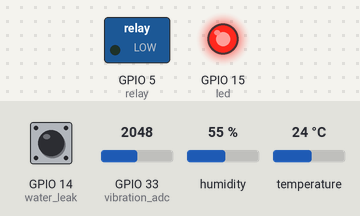
A program run on a simulated ESP32 board running MicroPython. Shown: switched loads named in the program (green lamp = pin HIGH), output pins drawn as LEDs (lit = HIGH). Wiring (from the project's diagram.json): DHT22 sensor on GPIO 4, relay on GPIO 5, blue button on GPIO 14, red LED on GPIO 15, potentiometer on GPIO 34. The test bench sets the inputs (shaded band); at power-on: temperature 24 °C, GPIO 33 (vibration_adc) = 2048, GPIO 14 (water_leak) HIGH, humidity 55 % (analog values on the 0–4095 scale). The clock reads 2024-03-15 10:24:30 at power-on unless the program sets it; what the program prints to the serial console is not drawn.

Above: at 1.2 s.
1.3 s: temperature set to 25.7 °C
3.2 s: temperature set to 27.2 °C
At 4.5 s:
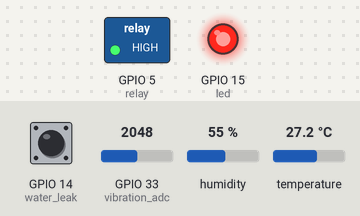
5.6 s: GPIO 33 (vibration_adc) set to 769
7.3 s: GPIO 33 (vibration_adc) set to 630
At 8.7 s:
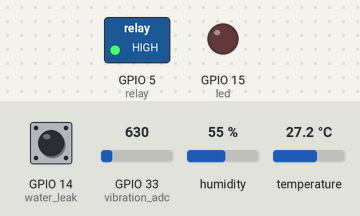
9.7 s: GPIO 14 (water_leak) pulled LOW for 1.25 s
At 10.8 s:
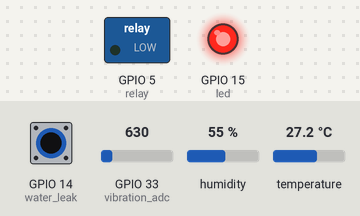
12.4 s: GPIO 14 (water_leak) pulled LOW for 3.2 s
At 16.9 s:
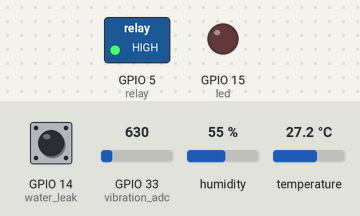
Timing chart, 0 to 18.4 s (numbered marks = the images above; inputs shaded):
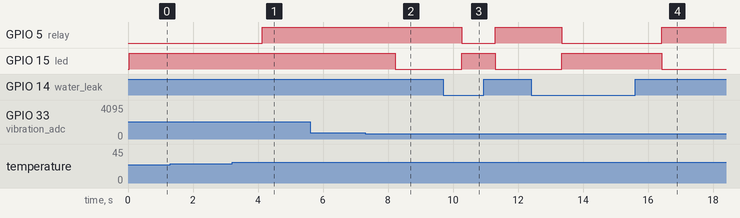

The program:

main.py
```python
"""
ESP32 Adaptive Edge AI Controller for Wokwi Simulation
Ultra-lightweight MicroPython implementation with embedded AI
"""

import time
import math
import gc
from machine import Pin, ADC
import dht

# Embedded AI Model (ultra-lightweight for ESP32)
class EmbeddedAI:
    def __init__(self):
        # Feature normalization constants
        self.feature_means = [25.448, 62.336, 600.06, 0.5, 0.52, 0.5]
        self.feature_stds = [2.5292087, 10.758769, 116.43014, 0.5, 0.49959984, 0.5]

        # Ultra-compressed model weights (quantized INT8 scaled)
        self.model = {
            'l0_w': [
                [102, 43, 50, -100, -17, -8], [-100, 6, -119, -45, -1, -51],
                [-51, 77, 67, -79, -58, -3], [39, 36, 12, -38, 67, 32],
                [84, 9, -40, -12, -112, 7], [96, 42, 30, 30, -57, -101],
                [29, 109, 53, -115, -25, 44], [-103, 10, -63, -1, 61, -48],
                [23, -10, 126, 127, 51, 20], [-92, -63, -63, -21, 101, -70],
                [19, 81, -29, 109, 113, -31], [-23, -69, -36, -106, -102, 29],
                [-24, 23, -77, 41, -79, -63], [-25, 22, 20, -35, -52, -34],
                [67, -24, 78, 61, 118, 90], [-21, -98, 58, 12, 90, -90]
            ],
            'l0_s': 0.004024933,
            'l0_b': [-0.277, 0.193, -0.319, -0.323, 0.361, 0.249, -0.306, 0.237, -0.009, 0.234, 0.090, 0.291, 0.071, 0.425, -0.135, -0.086],

            'l1_w': [
                [64, -9, 6, 3, 87, -4, 10, -24, -36, -52, -65, 5, -39, 50, -29, 44],
                [33, 12, 17, -12, 71, 51, 39, -20, -53, -28, -4, 67, -28, 36, 60, 56],
                [-60, 44, 47, 49, -64, 27, -86, 62, 25, 70, -33, -10, -65, -39, 79, 1],
                [-43, 7, 18, 35, -46, 78, -43, 92, 111, 10, 78, 27, 28, -27, 62, 8],
                [65, -58, -18, 23, 38, -1, -3, 33, -32, 32, 17, 77, 12, -4, 33, -56],
                [-6, 32, -66, 51, 1, 17, -5, -20, 37, 91, 39, -29, -53, -45, 12, 12],
                [111, -3, -23, 58, -10, 63, -2, 19, -78, -31, -36, 77, -19, 22, 22, 17],
                [-5, -32, -21, -2, 71, 50, 97, -7, 10, -43, -35, 40, 26, 52, 17, -16]
            ],
            'l1_s': 0.002643115,
            'l1_b': [0.072, -0.104, 0.173, -0.026, -0.025, 0.204, -0.013, -0.050],

            'l2_w': [[120, 56, -43, -112, 21, -127, 51, 66]],
            'l2_s': 0.002400716,
            'l2_b': [0.137]
        }

    def relu(self, x):
        return max(0, x)

    def sigmoid(self, x):
        if x > 10: return 1.0
        if x < -10: return 0.0
        return 1.0 / (1.0 + math.exp(-x))

    def predict(self, features):
        """Ultra-fast AI inference for ESP32"""
        # Normalize features
        normalized = [(f - m) / s for f, m, s in zip(features, self.feature_means, self.feature_stds)]

        # Layer 0: 6 -> 16
        h1 = []
        for i in range(16):
            val = self.model['l0_b'][i]
            for j in range(6):
                val += normalized[j] * self.model['l0_w'][i][j] * self.model['l0_s']
            h1.append(self.relu(val))

        # Layer 1: 16 -> 8
        h2 = []
        for i in range(8):
            val = self.model['l1_b'][i]
            for j in range(16):
                val += h1[j] * self.model['l1_w'][i][j] * self.model['l1_s']
            h2.append(self.relu(val))

        # Layer 2: 8 -> 1
        val = self.model['l2_b'][0]
        for j in range(8):
            val += h2[j] * self.model['l2_w'][0][j] * self.model['l2_s']

        confidence = self.sigmoid(val)
        decision = confidence > 0.5
        return decision, confidence

# Adaptive Threshold Engine (simplified for ESP32)
class AdaptiveThresholds:
    def __init__(self):
        self.temp_warning = 28.0
        self.vibration_warning = 700
        self.cooling_aggressiveness = 0.5
        self.confidence_threshold = 0.7
        self.power_efficiency = False

        # Seasonal adjustments
        self.season_offsets = {
            'winter': {'temp': -2.0, 'cooling': -0.2, 'power': True},
            'spring': {'temp': -1.0, 'cooling': -0.1, 'power': False},
            'summer': {'temp': 2.0, 'cooling': 0.3, 'power': False},
            'fall': {'temp': -1.0, 'cooling': -0.1, 'power': True}
        }

    def get_season(self):
        """Simple season detection based on time of year"""
        month = time.localtime()[1]  # Month (1-12)
        if month in [12, 1, 2]: return 'winter'
        elif month in [3, 4, 5]: return 'spring'
        elif month in [6, 7, 8]: return 'summer'
        else: return 'fall'

    def get_time_period(self):
        """Get time of day period"""
        hour = time.localtime()[3]  # Hour (0-23)
        if 6 <= hour < 12: return 'morning'
        elif 12 <= hour < 18: return 'afternoon'
        elif 18 <= hour < 22: return 'evening'
        else: return 'night'

    def adapt(self, sensor_data, performance_score=0.8):
        """Adapt thresholds based on context and performance"""
        season = self.get_season()
        time_period = self.get_time_period()

        # Apply seasonal adjustments
        if season in self.season_offsets:
            offset = self.season_offsets[season]
            self.temp_warning = 28.0 + offset['temp']
            self.cooling_aggressiveness = max(0.1, min(0.9, 0.5 + offset['cooling']))
            self.power_efficiency = offset['power']

        # Time-based adjustments
        if time_period == 'night':
            self.temp_warning += 1.0  # More tolerant at night
            self.power_efficiency = True
        elif time_period == 'afternoon':
            self.temp_warning -= 0.5  # More aggressive in afternoon heat

        # Performance-based adaptation
        if performance_score < 0.6:
            self.temp_warning -= 0.5  # Be more aggressive if performance is poor
            self.cooling_aggressiveness += 0.1

        # Clamp values
        self.temp_warning = max(20.0, min(35.0, self.temp_warning))
        self.cooling_aggressiveness = max(0.1, min(0.9, self.cooling_aggressiveness))

    def get_thresholds(self):
        return {
            'temp_warning': self.temp_warning,
            'vibration_warning': self.vibration_warning,
            'cooling_aggressiveness': self.cooling_aggressiveness,
            'confidence_threshold': self.confidence_threshold,
            'power_efficiency': self.power_efficiency
        }

# Hardware Configuration
class HardwareConfig:
    # GPIO Pins for Wokwi ESP32 (matching config.json and diagram.json)
    DHT_PIN = 4          # DHT22 temperature/humidity sensor
    RELAY_PIN = 5        # Relay module control
    LED_PIN = 15         # Status LED (red)
    VIBRATION_PIN = 33   # Potentiometer simulating vibration sensor (A6)
    WATER_LEAK_PIN = 14  # Push button simulating water leak sensor

    def __init__(self):
        # Initialize hardware
        self.dht_sensor = dht.DHT22(Pin(self.DHT_PIN))
        self.relay = Pin(self.RELAY_PIN, Pin.OUT)
        self.led = Pin(self.LED_PIN, Pin.OUT)

        # Vibration sensor (potentiometer on ADC pin 32)
        self.vibration_adc = ADC(Pin(self.VIBRATION_PIN))
        self.vibration_adc.atten(ADC.ATTN_11DB)
        self.vibration_adc.width(ADC.WIDTH_12BIT)

        # Water leak sensor (button - pressed = leak detected)
        self.water_leak = Pin(self.WATER_LEAK_PIN, Pin.IN, Pin.PULL_UP)

        # Initial state
        self.relay.off()
        self.led.off()

        print("🚀 ESP32 Hardware initialized")
        print(f"   DHT22 on pin {self.DHT_PIN}")
        print(f"   Relay on pin {self.RELAY_PIN}")
        print(f"   LED on pin {self.LED_PIN}")
        print(f"   Vibration ADC on pin {self.VIBRATION_PIN}")
        print(f"   Water leak button on pin {self.WATER_LEAK_PIN}")

# Main Controller Class
class ESP32AdaptiveController:
    def __init__(self):
        self.hardware = HardwareConfig()
        self.ai_model = EmbeddedAI()
        self.adaptive_thresholds = AdaptiveThresholds()

        # System state
        self.relay_state = False
        self.led_state = False
        self.cycle_count = 0
        self.relay_changes = 0
        self.last_adaptation = 0
        self.safety_overrides = 0

        # Performance tracking
        self.total_cycle_time = 0
        self.performance_scores = []

        print("🧠 ESP32 Adaptive AI Controller ready")
        print(f"   AI Model: Embedded (Ultra-lightweight)")
        print(f"   Memory: {gc.mem_free()} bytes free")

    def read_sensors(self):
        """Read all sensors with error handling"""
        try:
            # Temperature and humidity (DHT22)
            self.hardware.dht_sensor.measure()
            temp = self.hardware.dht_sensor.temperature()
            humidity = self.hardware.dht_sensor.humidity()

            # Vibration (ADC)
            vibration = self.hardware.vibration_adc.read()

            # Water leak (digital)
            water_leak = self.hardware.water_leak.value() == 0

            # Additional features
            off_peak = (time.localtime()[3] >= 22 or time.localtime()[3] <= 6)
            alert_active = self.led_state

            return {
                'temperature': temp,
                'humidity': humidity,
                'vibration': vibration,
                'water_leak': water_leak,
                'off_peak': off_peak,
                'alert_active': alert_active
            }

        except Exception as e:
            print(f"Sensor error: {e}")
            return None

    def safety_check(self, sensor_data):
        """Critical safety checks"""
        # Water leak emergency
        if sensor_data['water_leak']:
            print("🚨 SAFETY: Water leak detected!")
            self.safety_overrides += 1
            return False, True  # relay_off, led_on

        # Extreme temperature
        if sensor_data['temperature'] > 40.0:
            print(f"🚨 SAFETY: Extreme temperature {sensor_data['temperature']}°C")
            self.safety_overrides += 1
            return False, True

        # Extreme vibration
        if sensor_data['vibration'] > 3000:
            print(f"🚨 SAFETY: Extreme vibration {sensor_data['vibration']}")
            self.safety_overrides += 1
            return False, True

        return None, None  # No safety override

    def make_decision(self, sensor_data, thresholds):
        """Make AI decision with adaptive thresholds"""
        try:
            # Prepare features for AI
            features = [
                sensor_data['temperature'],
                sensor_data['humidity'],
                sensor_data['vibration'],
                float(sensor_data['water_leak']),
                float(sensor_data['off_peak']),
                float(sensor_data['alert_active'])
            ]

            # AI inference
            ai_decision, confidence = self.ai_model.predict(features)

            # Apply adaptive confidence threshold
            final_decision = ai_decision and (confidence > thresholds['confidence_threshold'])

            # Temperature override for hot conditions
            if sensor_data['temperature'] > thresholds['temp_warning']:
                final_decision = True
                confidence = max(confidence, 0.8)

            # LED decision (alert when low confidence or problems)
            led_decision = (
                confidence < thresholds['confidence_threshold'] or
                sensor_data['vibration'] > thresholds['vibration_warning'] or
                self.relay_changes > 5
            )

            return final_decision, led_decision, confidence, "AI"

        except Exception as e:
            print(f"AI error: {e}")
            # Fallback to simple rules
            relay_on = sensor_data['temperature'] > thresholds['temp_warning']
            led_on = sensor_data['vibration'] > thresholds['vibration_warning']
            return relay_on, led_on, 0.6, "RULES"

    def update_actuators(self, relay_state, led_state):
        """Update hardware outputs"""
        # Track state changes
        if relay_state != self.relay_state:
            self.relay_changes += 1
            print(f"🔌 Relay: {'ON' if relay_state else 'OFF'}")

        if led_state != self.led_state:
            print(f"💡 LED: {'ON' if led_state else 'OFF'}")

        # Update hardware
        if relay_state:
            self.hardware.relay.on()
        else:
            self.hardware.relay.off()

        if led_state:
            self.hardware.led.on()
        else:
            self.hardware.led.off()

        # Update state
        self.relay_state = relay_state
        self.led_state = led_state

    def calculate_performance(self, sensor_data, thresholds):
        """Calculate simple performance score"""
        comfort_score = 1.0

        # Temperature comfort
        target_temp = thresholds['temp_warning'] - 2.0
        temp_diff = abs(sensor_data['temperature'] - target_temp)
        comfort_score *= max(0.0, 1.0 - temp_diff / 10.0)

        # Vibration comfort
        if sensor_data['vibration'] > thresholds['vibration_warning']:
            comfort_score *= 0.7

        # Water leak penalty
        if sensor_data['water_leak']:
            comfort_score *= 0.3

        return max(0.0, min(1.0, comfort_score))

    def process_cycle(self):
        """Process one control cycle"""
        cycle_start = time.ticks_ms()
        self.cycle_count += 1

        try:
            # Read sensors
            sensor_data = self.read_sensors()
            if not sensor_data:
                return True  # Continue despite sensor error

            # Get current thresholds
            thresholds = self.adaptive_thresholds.get_thresholds()

            # Adapt thresholds periodically
            current_time = time.time()
            if current_time - self.last_adaptation > 60:  # Every minute
                performance = self.calculate_performance(sensor_data, thresholds)
                self.adaptive_thresholds.adapt(sensor_data, performance)
                self.last_adaptation = current_time
                print(f"🔄 Adapted (T:{thresholds['temp_warning']:.1f}°C, C:{thresholds['cooling_aggressiveness']:.2f})")

            # Safety checks first
            safety_relay, safety_led = self.safety_check(sensor_data)

            if safety_relay is not None:
                # Safety override
                relay_decision = safety_relay
                led_decision = safety_led
                confidence = 1.0
                decision_source = "SAFETY"
            else:
                # Normal AI decision
                relay_decision, led_decision, confidence, decision_source = self.make_decision(sensor_data, thresholds)

            # Update actuators
            self.update_actuators(relay_decision, led_decision)

            # Performance tracking
            cycle_time = time.ticks_diff(time.ticks_ms(), cycle_start)
            self.total_cycle_time += cycle_time

            # Periodic status
            if self.cycle_count % 30 == 0:
                avg_cycle = self.total_cycle_time / self.cycle_count
                print(f"📊 Cycle {self.cycle_count}: {sensor_data['temperature']:.1f}°C, {sensor_data['vibration']}, {decision_source}, {avg_cycle:.1f}ms")
                print(f"   Memory: {gc.mem_free()} bytes, Changes: {self.relay_changes}, Safety: {self.safety_overrides}")

                # Collect garbage to free memory
                gc.collect()

            return True

        except Exception as e:
            print(f"Cycle error: {e}")
            return True  # Continue despite error

    def run(self, duration_seconds=None):
        """Main control loop"""
        print("🚀 Starting ESP32 Adaptive AI Control")
        print(f"   Duration: {duration_seconds if duration_seconds else 'Infinite'} seconds")

        start_time = time.time()

        try:
            while True:
                # Check duration
                if duration_seconds and (time.time() - start_time) >= duration_seconds:
                    break

                # Process one cycle
                if not self.process_cycle():
                    break

                # Sleep between cycles
                time.sleep(1)

        except KeyboardInterrupt:
            print("🛑 Stopped by user")
        except Exception as e:
            print(f"Runtime error: {e}")
        finally:
            # Cleanup
            self.hardware.relay.off()
            self.hardware.led.off()

            # Final stats
            if self.cycle_count > 0:
                avg_cycle = self.total_cycle_time / self.cycle_count
                uptime = time.time() - start_time
                print(f"\n📈 Final Statistics:")
                print(f"   Cycles: {self.cycle_count}")
                print(f"   Avg cycle: {avg_cycle:.1f}ms")
                print(f"   Uptime: {uptime:.1f}s")
                print(f"   Relay changes: {self.relay_changes}")
                print(f"   Safety overrides: {self.safety_overrides}")
                print(f"   Memory: {gc.mem_free()} bytes")

            print("🔒 ESP32 Controller shutdown")

# Main execution
if __name__ == "__main__":
    print("🌟 ESP32 Adaptive Edge AI IoT System")
    print("   Ultra-lightweight MicroPython implementation")
    print("   Integrated AI model running directly on chip")

    # Initialize controller
    controller = ESP32AdaptiveController()

    # Run for demo (adjust as needed)
    controller.run(duration_seconds=300)  # 5 minutes demo
```

Measured:
- the behaviour switches between 26.5 and 26.6 °C on temperature (found by bisection; images 0 and 1)
- the behaviour switches between 701 and 700 on GPIO 33 (vibration_adc) (found by bisection; images 1 and 2)
- after the input at 1.3 s, every drawn part: stays the same
- after the input at 3.2 s, GPIO 5 (relay): LOW → HIGH after 0.93 s
- after the input at 5.6 s, every drawn part: stays the same
- after the input at 7.3 s, GPIO 15 (led): HIGH → LOW after 0.93 s
- after the input at 9.7 s, GPIO 5 (relay): HIGH → LOW after 0.57 s, → HIGH 1.0 s later; GPIO 15 (led): LOW → HIGH after 0.57 s, → LOW 1.0 s later
- after the input at 12.4 s, GPIO 5 (relay): HIGH → LOW after 0.95 s, → HIGH 3.1 s later; GPIO 15 (led): LOW → HIGH after 0.95 s, → LOW 3.1 s later
